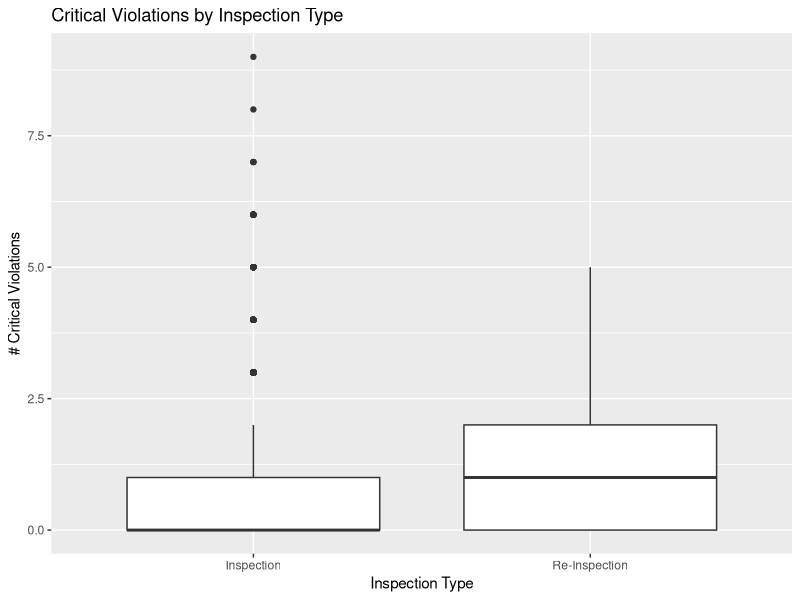
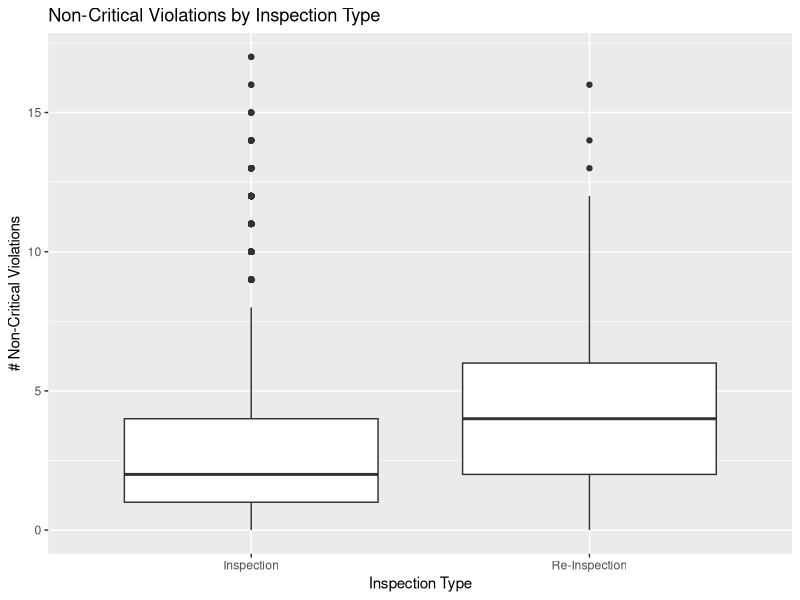
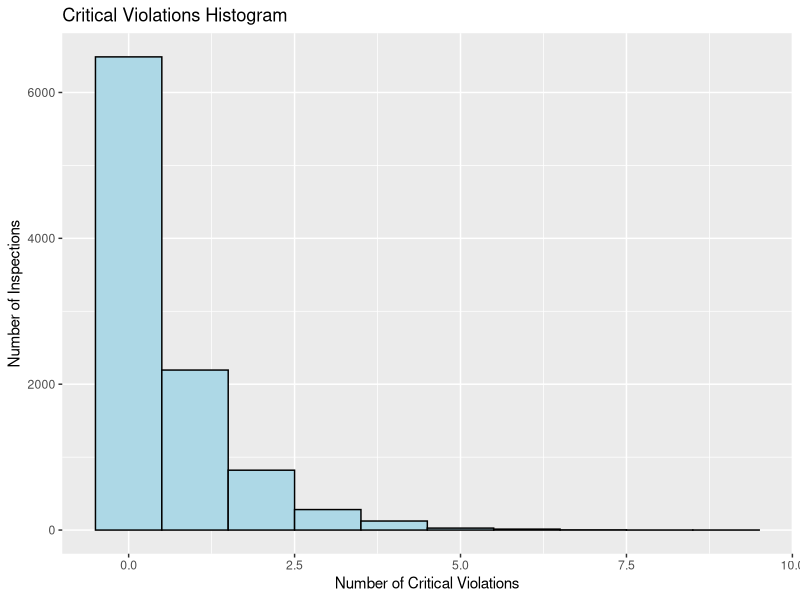
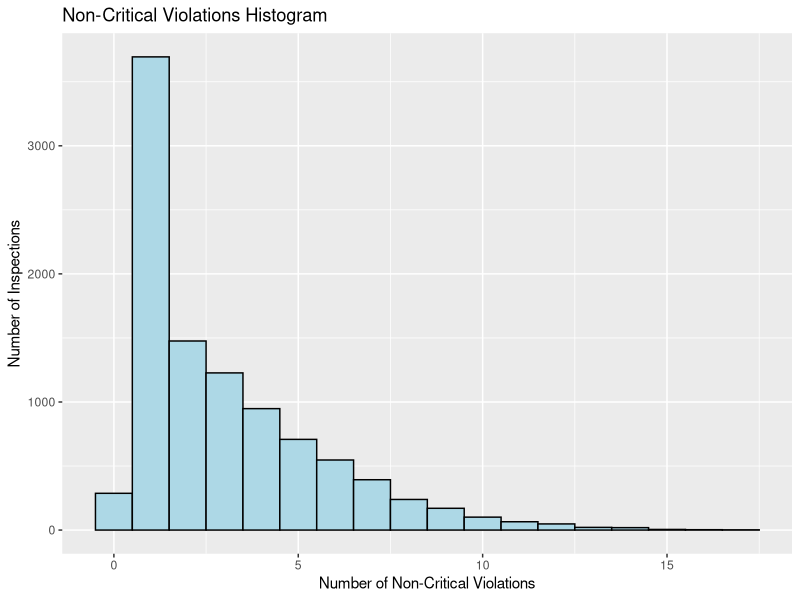
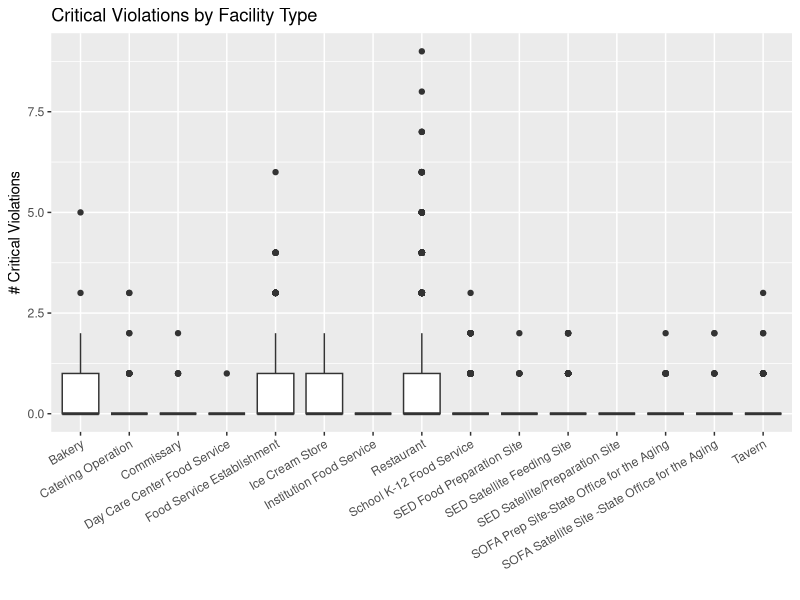
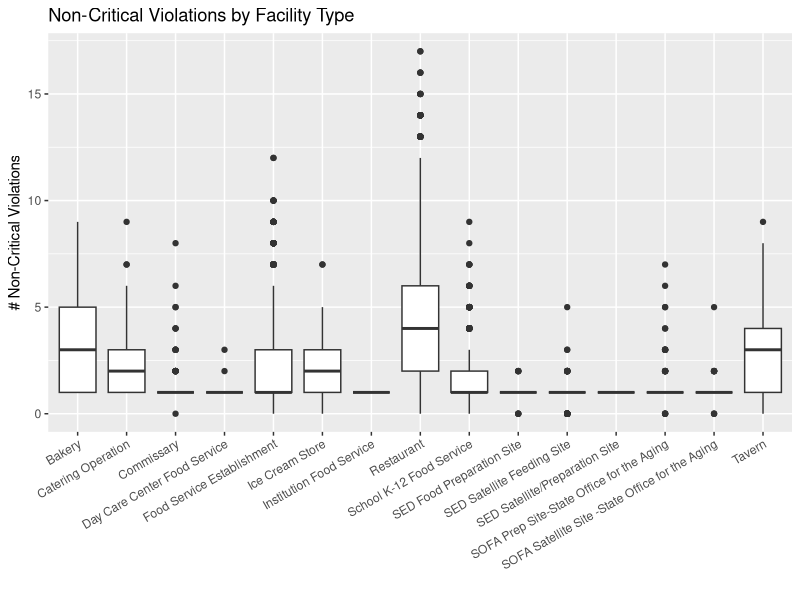
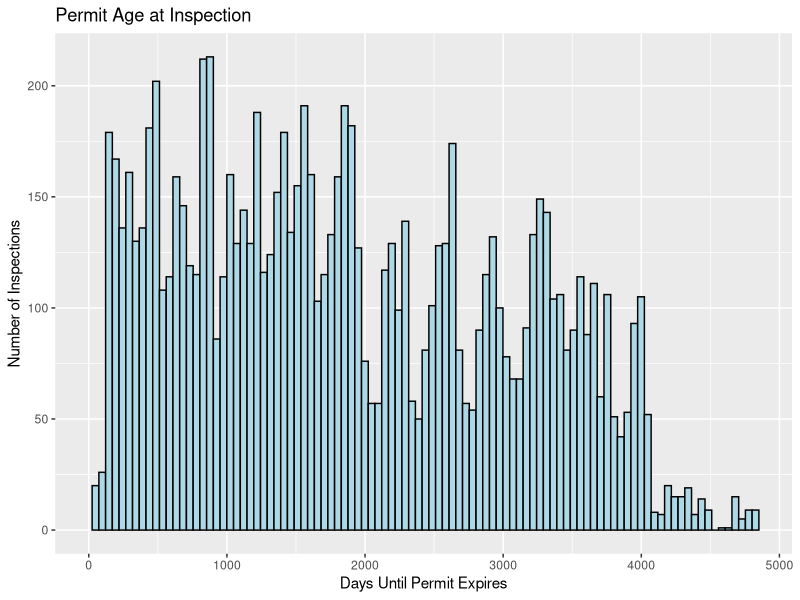
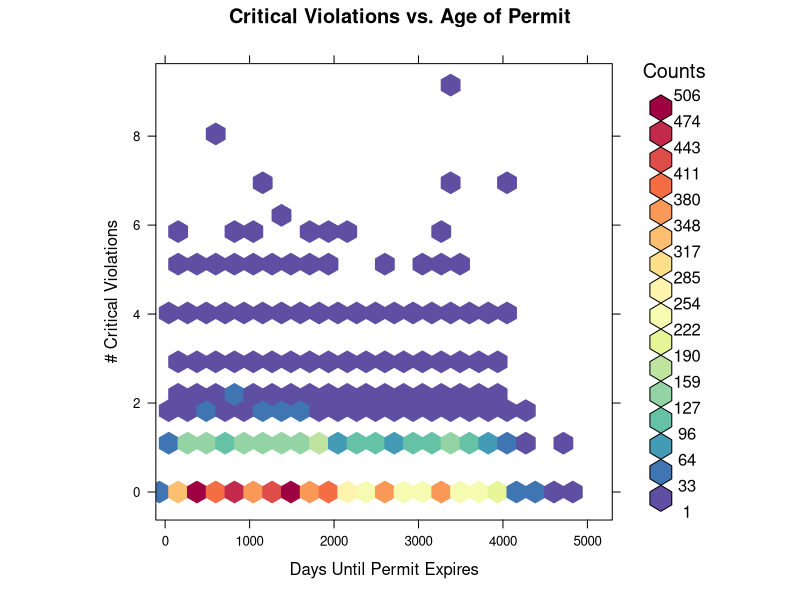

Reproduce these figures in R, in order. (Note: this script raises an error after producing the figures.)
## ---- chunk 1
library(data.table) 
library(readr)
library(magrittr)
library(lubridate)
library(ggplot2)
library(plyr)
library(ROCR)
library(knitr)
library(hexbin)
library(RColorBrewer)
rf <- colorRampPalette(rev(brewer.pal(11,'Spectral')))
r <- rf(32)
## ---- chunk 2
dat <- read_csv("../data/inspections2.csv") %>% data.table()
## ---- chunk 3
dat[ , .(.N,
         mean_critical = mean(`NUM CRITICAL VIOLATIONS (THIS INSPECTION)`),
         sd_critical = sd(`NUM CRITICAL VIOLATIONS (THIS INSPECTION)`),
         mean_nonCritical = mean(`NUM NON-CRITICAL VIOLATIONS (THIS INSPECTION)`),
         sd_nonCritical = sd(`NUM NON-CRITICAL VIOLATIONS (THIS INSPECTION)`)), by = 'INSPECTION TYPE'] %>% 
  kable()

nCritical <- dat[,`NUM CRITICAL VIOLATIONS (THIS INSPECTION)`]
nNonCritical <- dat[,`NUM NON-CRITICAL VIOLATIONS (THIS INSPECTION)`]
inspectionType <- dat[,`INSPECTION TYPE`]

t.test(nCritical[inspectionType=="Inspection"],nCritical[inspectionType=="Re-Inspection"])

ggplot(dat, aes(`INSPECTION TYPE`, `NUM CRITICAL VIOLATIONS (THIS INSPECTION)`)) + 
  geom_boxplot() + labs(title = "Critical Violations by Inspection Type", y = "# Critical Violations", x = "Inspection Type")

t.test(nNonCritical[inspectionType=="Inspection"],nNonCritical[inspectionType=="Re-Inspection"])

ggplot(dat, aes(`INSPECTION TYPE`, `NUM NON-CRITICAL VIOLATIONS (THIS INSPECTION)`)) + 
  geom_boxplot() + labs(title = "Non-Critical Violations by Inspection Type", y = "# Non-Critical Violations", x = "Inspection Type")

## ---- chunk 4

ggplot(dat, aes(`NUM CRITICAL VIOLATIONS (THIS INSPECTION)`)) + geom_histogram(binwidth = 1, color = "black",fill = "lightblue") + labs(title = "Critical Violations Histogram",x = "Number of Critical Violations",y = "Number of Inspections")

ggplot(dat, aes(`NUM NON-CRITICAL VIOLATIONS (THIS INSPECTION)`)) + geom_histogram(binwidth = 1, color = "black",fill = "lightblue") + labs(title = "Non-Critical Violations Histogram",x = "Number of Non-Critical Violations",y = "Number of Inspections")
## ---- chunk 5
count(dat[,`FACILITY TYPE`])
type = sort(unique(dat[,`FACILITY TYPE`]))
code <- dat[,`FACILITY CODE`]
ind = 0
nType = c()
for (i in type) {
    iThisType <- (dat[,`FACILITY TYPE`]==i)
    ind = ind+1
    nType[ind] <- length(unique(code[iThisType]))
}

ggplot(dat, aes(`FACILITY TYPE`,`NUM CRITICAL VIOLATIONS (THIS INSPECTION)`)) +
  geom_boxplot() + 
  theme(axis.text.x = element_text(angle = 30, hjust = 1)) + 
  labs(title = "Critical Violations by Facility Type",y = "# Critical Violations",x="")

ggplot(dat, aes(`FACILITY TYPE`,`NUM NON-CRITICAL VIOLATIONS (THIS INSPECTION)`)) +
  geom_boxplot() + 
  theme(axis.text.x = element_text(angle = 30, hjust = 1)) + 
  labs(title = "Non-Critical Violations by Facility Type",y = "# Non-Critical Violations",x="")
## ---- chunk 6
ggplot(dat, aes(`DAYS UNTIL PERMIT EXPIRES`)) + geom_histogram(bins = 100, color = "black",fill = "lightblue") + labs(title = "Permit Age at Inspection",x = "Days Until Permit Expires",y = "Number of Inspections") + xlim(0,max(dat[,`DAYS UNTIL PERMIT EXPIRES`]))

hexbinplot(`NUM CRITICAL VIOLATIONS (THIS INSPECTION)`~`DAYS UNTIL PERMIT EXPIRES`,data=dat,colramp=rf,main = "Critical Violations vs. Age of Permit", xlab = "Days Until Permit Expires", ylab = "# Critical Violations",aspect=1,xlim=c(-110,max(dat[,`DAYS UNTIL PERMIT EXPIRES`])))

ds = dat[,`DAYS UNTIL PERMIT EXPIRES`,`NUM NON-CRITICAL VIOLATIONS (THIS INSPECTION)`]
h <- hexbin(ds)
hexbinplot(`NUM NON-CRITICAL VIOLATIONS (THIS INSPECTION)`~`DAYS UNTIL PERMIT EXPIRES`,data=dat,colramp=rf,main = "Non-Critical Violations vs. Age of Permit", xlab = "Days Until Permit Expires", ylab = "# Non-Critical Violations",aspect=1,xlim=c(-110,max(dat[,`DAYS UNTIL PERMIT EXPIRES`])))

## ---- chunk 7
dat <- dat[!is.na(`NUM CRITICAL VIOLATIONS (PREVIOUS INSPECTION)`)]

ggplot(dat, aes(`DAYS SINCE LAST INSPECTION`)) + geom_histogram(bins = 100, color = "black",fill = "lightblue") + labs(title = "Inspection Frequency",x = "Days Since Last Inspection",y = "Number of Inspections") + xlim(0,max(dat[,`DAYS SINCE LAST INSPECTION`]))

hexbinplot(`NUM CRITICAL VIOLATIONS (THIS INSPECTION)`~`DAYS SINCE LAST INSPECTION`,data=dat,colramp=rf,main = "Critical Violations vs. Last Inspection Date", xlab = "Days Since Last Inspection", ylab = "# Critical Violations",aspect=1)

hexbinplot(`NUM CRITICAL VIOLATIONS (THIS INSPECTION)`~ `NUM CRITICAL VIOLATIONS (PREVIOUS INSPECTION)`,data=dat,colramp=rf,main = "Current and Previous Critical Violations", xlab = "# Critical (Previous)", ylab = "# Critical (Current)",aspect=1)

## ---- chunk 8
fit <- glm(`NUM CRITICAL VIOLATIONS (THIS INSPECTION)` ~ `NUM CRITICAL VIOLATIONS (PREVIOUS INSPECTION)`, 
           data = dat, family = "poisson")
summary(fit)
fitted_values <- predict(fit, type = "response")
pred <- prediction(fitted_values, dat_model$num_critical_binary)
plot(performance(pred, "tpr", "fpr"), main="ROC")
performance(pred, measure = "auc")@y.values  # AUC

## ---- chunk 9
dat[ , num_critical_binary := `NUM CRITICAL VIOLATIONS (THIS INSPECTION)` >= 1]
dat[ , num_critical_previous_binary := `NUM CRITICAL VIOLATIONS (PREVIOUS INSPECTION)` >= 1]

dat_model <- subset(dat, select = c("num_critical_binary", 
                                    "NUM CRITICAL VIOLATIONS (PREVIOUS INSPECTION)"))

dat_model <- dat_model[complete.cases(dat_model)]  # make complete ONLY for quick modelling

fit <- glm(num_critical_binary ~ `NUM CRITICAL VIOLATIONS (PREVIOUS INSPECTION)`,data = dat_model, family = "binomial")

summary(fit)
fitted_values <- predict(fit, type = "response")
pred1 <- prediction(fitted_values, dat_model$num_critical_binary)
plot(performance(pred1, "tpr", "fpr"), main="ROC")
performance(pred1, measure = "auc")@y.values  # AUC
## ---- chunk 10
dat_model <- subset(dat, select = c("num_critical_binary", 
                                    "FACILITY TYPE",
                                    "ZIP CODE",
                                    "NUM CRITICAL VIOLATIONS (PREVIOUS INSPECTION)",
                                    "NUM NON-CRITICAL VIOLATIONS (PREVIOUS INSPECTION)",
                                    "DAYS UNTIL PERMIT EXPIRES","DAYS SINCE LAST INSPECTION"))

dat_model <- dat_model[complete.cases(dat_model)]  # make complete ONLY for quick modelling
fit <- glm(num_critical_binary ~ `FACILITY TYPE` + `ZIP CODE` + `NUM CRITICAL VIOLATIONS (PREVIOUS INSPECTION)` + `NUM NON-CRITICAL VIOLATIONS (PREVIOUS INSPECTION)` + `DAYS UNTIL PERMIT EXPIRES` + `DAYS SINCE LAST INSPECTION`,data = dat_model, family = "binomial")

summary(fit)
fitted_values <- predict(fit, type = "response")
pred2 <- prediction(fitted_values, dat_model$num_critical_binary)
plot(performance(pred1, "tpr", "fpr"), main="ROC")
plot(performance(pred2, "tpr", "fpr"), main="ROC",add = TRUE)
performance(pred2, measure = "auc")@y.values  # AUC
## ---- chunk 11
dat[ , mean(num_critical_binary == num_critical_previous_binary, na.rm = TRUE)]
